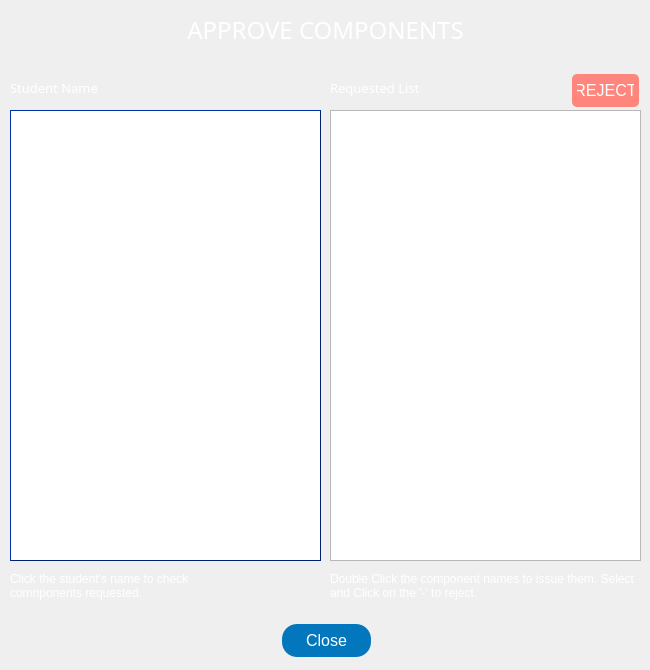
<?xml version="1.0" encoding="UTF-8"?>
<ui version="4.0">
 <class>approveComp</class>
 <widget class="QWidget" name="approveComp">
  <property name="geometry">
   <rect>
    <x>0</x>
    <y>0</y>
    <width>650</width>
    <height>670</height>
   </rect>
  </property>
  <property name="sizePolicy">
   <sizepolicy hsizetype="Fixed" vsizetype="Fixed">
    <horstretch>0</horstretch>
    <verstretch>0</verstretch>
   </sizepolicy>
  </property>
  <property name="minimumSize">
   <size>
    <width>650</width>
    <height>670</height>
   </size>
  </property>
  <property name="maximumSize">
   <size>
    <width>650</width>
    <height>670</height>
   </size>
  </property>
  <property name="windowTitle">
   <string>Approve Components</string>
  </property>
  <widget class="QPushButton" name="closeButton">
   <property name="geometry">
    <rect>
     <x>280</x>
     <y>620</y>
     <width>93</width>
     <height>41</height>
    </rect>
   </property>
   <property name="styleSheet">
    <string notr="true">#closeButton{
	font: 57 8pt &quot;Slate For OnePlus Medium&quot;;
background-color:#0277BD;
    color: white;
    padding: 5px;
    text-align: center;
    font-size: 16px;
    margin: 4px 2px;
border-radius: 15px;
}
#closeButton:hover{
background-color:#01579B;

}
#closeButton:pressed{
background-color:#1A237E;
}</string>
   </property>
   <property name="text">
    <string>Close</string>
   </property>
   <property name="shortcut">
    <string>Esc</string>
   </property>
  </widget>
  <widget class="QLabel" name="label">
   <property name="geometry">
    <rect>
     <x>100</x>
     <y>10</y>
     <width>451</width>
     <height>40</height>
    </rect>
   </property>
   <property name="minimumSize">
    <size>
     <width>0</width>
     <height>40</height>
    </size>
   </property>
   <property name="font">
    <font>
     <family>Slate For OnePlus Medium</family>
     <pointsize>18</pointsize>
     <weight>7</weight>
     <italic>false</italic>
     <bold>false</bold>
    </font>
   </property>
   <property name="styleSheet">
    <string notr="true">color: rgb(255, 255, 255);
font: 57 18pt &quot;Slate For OnePlus Medium&quot;;</string>
   </property>
   <property name="text">
    <string>APPROVE COMPONENTS</string>
   </property>
   <property name="alignment">
    <set>Qt::AlignCenter</set>
   </property>
  </widget>
  <widget class="QLabel" name="label_2">
   <property name="geometry">
    <rect>
     <x>-60</x>
     <y>-80</y>
     <width>821</width>
     <height>781</height>
    </rect>
   </property>
   <property name="styleSheet">
    <string notr="true">
background-color:qlineargradient(spread:pad, x1:0.492, y1:0, x2:0.501925, y2:0.796, stop:0 rgba(40, 53, 147, 255), stop:1 rgba(	131, 185, 255, 255))
</string>
   </property>
   <property name="text">
    <string/>
   </property>
  </widget>
  <widget class="QLabel" name="label_3">
   <property name="geometry">
    <rect>
     <x>10</x>
     <y>80</y>
     <width>181</width>
     <height>16</height>
    </rect>
   </property>
   <property name="font">
    <font>
     <family>Slate For OnePlus Medium</family>
     <pointsize>10</pointsize>
     <weight>7</weight>
     <italic>false</italic>
     <bold>false</bold>
    </font>
   </property>
   <property name="styleSheet">
    <string notr="true">font: 57 10pt &quot;Slate For OnePlus Medium&quot;;
color: white;</string>
   </property>
   <property name="text">
    <string>Student Name</string>
   </property>
  </widget>
  <widget class="QLabel" name="label_4">
   <property name="geometry">
    <rect>
     <x>330</x>
     <y>80</y>
     <width>151</width>
     <height>16</height>
    </rect>
   </property>
   <property name="font">
    <font>
     <family>Slate For OnePlus Medium</family>
     <pointsize>10</pointsize>
     <weight>7</weight>
     <italic>false</italic>
     <bold>false</bold>
    </font>
   </property>
   <property name="styleSheet">
    <string notr="true">font: 57 10pt &quot;Slate For OnePlus Medium&quot;;
color: white;</string>
   </property>
   <property name="text">
    <string>Requested List</string>
   </property>
  </widget>
  <widget class="QLabel" name="label_5">
   <property name="geometry">
    <rect>
     <x>10</x>
     <y>570</y>
     <width>251</width>
     <height>31</height>
    </rect>
   </property>
   <property name="styleSheet">
    <string notr="true">
	font: 57 8pt &quot;Slate For OnePlus Medium&quot;;

    color: white;
</string>
   </property>
   <property name="text">
    <string>Click the student's name to check comnponents requested.</string>
   </property>
   <property name="wordWrap">
    <bool>true</bool>
   </property>
  </widget>
  <widget class="QLabel" name="label_6">
   <property name="geometry">
    <rect>
     <x>330</x>
     <y>570</y>
     <width>311</width>
     <height>31</height>
    </rect>
   </property>
   <property name="styleSheet">
    <string notr="true">
	font: 57 8pt &quot;Slate For OnePlus Medium&quot;;

    color: white;
</string>
   </property>
   <property name="text">
    <string>Double Click the component names to issue them. Select and Click on the '-' to reject.</string>
   </property>
   <property name="wordWrap">
    <bool>true</bool>
   </property>
  </widget>
  <widget class="QPushButton" name="rejectButton">
   <property name="geometry">
    <rect>
     <x>570</x>
     <y>70</y>
     <width>71</width>
     <height>41</height>
    </rect>
   </property>
   <property name="styleSheet">
    <string notr="true">#rejectButton{
	font: 57 8pt &quot;Slate For OnePlus Medium&quot;;
background-color:#ff867c;
    color: white;
    padding: 5px;
    text-align: center;
    font-size: 16px;
    margin: 4px 2px;
border-radius: 5px;
}
#rejectButton:hover{
background-color:#ef5350;

}
#rejectButton:pressed{
background-color:#9a0007;
}</string>
   </property>
   <property name="text">
    <string>REJECT</string>
   </property>
  </widget>
  <widget class="QListWidget" name="dueList">
   <property name="geometry">
    <rect>
     <x>330</x>
     <y>110</y>
     <width>311</width>
     <height>451</height>
    </rect>
   </property>
   <property name="styleSheet">
    <string notr="true">#nameList{font: 57 9pt &quot;Slate For OnePlus Medium&quot;;
border: 2px solid #002171;
border-style: outset;
}
#nameList:hover{font: 57 9pt &quot;Slate For OnePlus Medium&quot;;
border: 3px solid #002171;
}
</string>
   </property>
  </widget>
  <widget class="QListWidget" name="nameList">
   <property name="geometry">
    <rect>
     <x>10</x>
     <y>110</y>
     <width>311</width>
     <height>451</height>
    </rect>
   </property>
   <property name="styleSheet">
    <string notr="true">#nameList{font: 57 9pt &quot;Slate For OnePlus Medium&quot;;
border: 1px solid #002171;
border-style: outset;
}
#nameList:hover{font: 57 9pt &quot;Slate For OnePlus Medium&quot;;
border: 3px solid #002171;
}
</string>
   </property>
  </widget>
  <zorder>label_2</zorder>
  <zorder>closeButton</zorder>
  <zorder>label</zorder>
  <zorder>label_3</zorder>
  <zorder>label_4</zorder>
  <zorder>label_5</zorder>
  <zorder>label_6</zorder>
  <zorder>rejectButton</zorder>
  <zorder>dueList</zorder>
  <zorder>nameList</zorder>
 </widget>
 <resources/>
 <connections/>
</ui>
